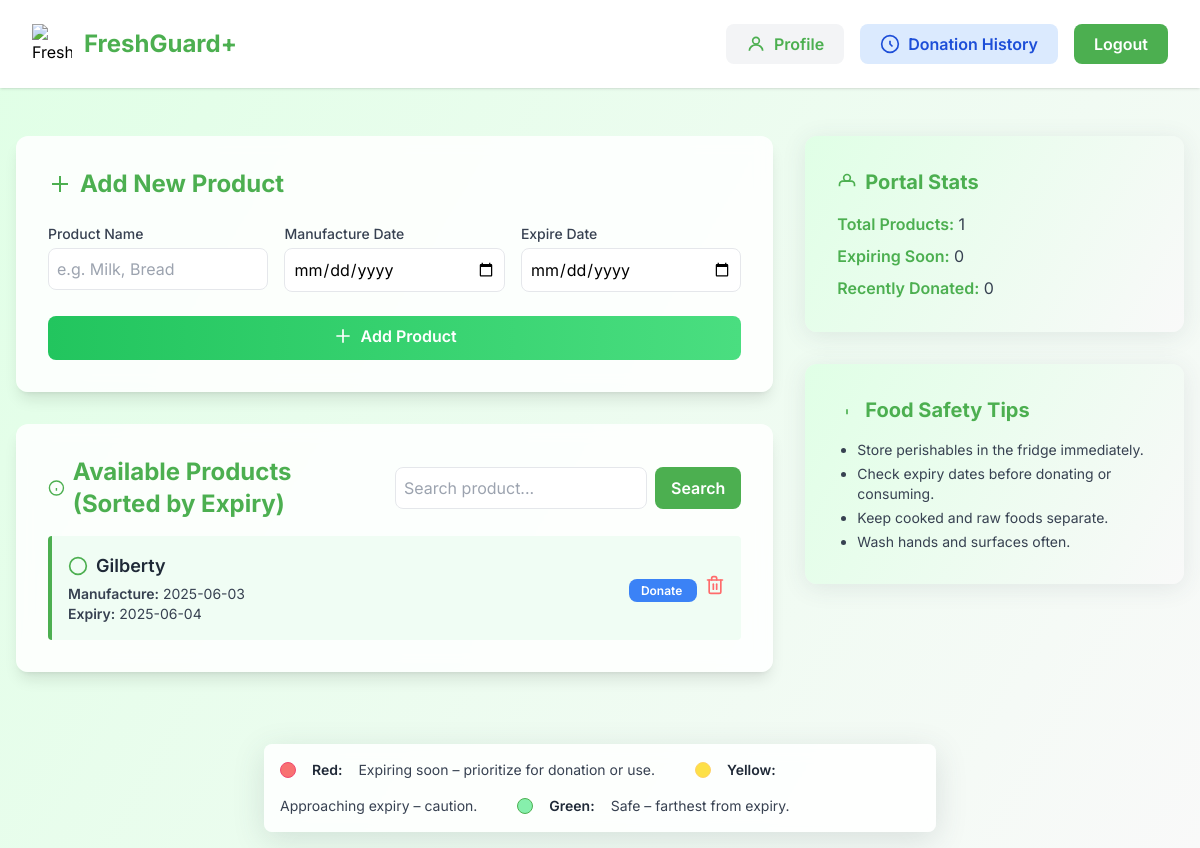
Screenshot of /donation-portal-dashboard/ (signed in) with the database file from the repository.
### core/models.py (models this page shows, shortened)
class Product(models.Model):
    user = models.ForeignKey(CustomUser, on_delete=models.CASCADE, related_name='products', null=True, blank=True)
    name = models.CharField(max_length=200)
    manufacture_date = models.DateField()
    expire_date = models.DateField()
    status = models.CharField(max_length=20, choices=[
        ('Available', 'Available'),
        ('Donated', 'Donated'),
        ('Thrown', 'Thrown'),
    ], default='Available')
    created_at = models.DateTimeField(default=timezone.now)
    updated_at = models.DateTimeField(auto_now=True)

### core/views.py (the view)
# urls.py: path('donation-portal-dashboard/', views.donation_portal_dashboard, name='core-donation_portal_dashboard'),
@login_required
def donation_portal_dashboard(request):
    search_query = request.GET.get('search', '')
    if search_query:
        products = Product.objects.filter(
            user=request.user,
            name__icontains=search_query,
            status='Available'
        ).order_by('expire_date')
    else:
        products = Product.objects.filter(
            user=request.user,
            status='Available'
        ).order_by('expire_date')
    total_products = products.count()
    third = total_products // 3
    red_end = third
    yellow_end = third * 2
    expiring_soon_count = red_end
    last_week = timezone.now() - timedelta(days=7)
    donation_count = Donation.objects.filter(
        user=request.user,
        created_at__gte=last_week
    ).count()
    context = {
        'products': products,
        'red_end': red_end,
        'yellow_end': yellow_end,
        'expiring_soon_count': expiring_soon_count,
        'donation_count': donation_count,
    }
    return render(request, 'core/donation_portal_dashboard.html', context)

### core/templates/core/donation_portal_dashboard.html (shortened to what this page needs)
<!DOCTYPE html>
<html lang="en" class="bg-gray-50">
  <head>
    <script src="https://cdn.tailwindcss.com"></script>
  </head>
  <body class="font-sans antialiased min-h-screen dashboard-bg">
    <div class="flex items-center justify-between px-8 py-6 bg-white shadow">
      <div class="flex items-center space-x-3">
        <a
          href="{% url 'core-dashboard' %}"
          class="flex items-center space-x-3"
        >
          <img
            src="https://img.icons8.com/color/48/000000/cutting-board.png"
            alt="FreshGuard+"
            class="w-10 h-10"
          />
          <span class="text-2xl font-bold text-primary">FreshGuard+</span>
        </a>
      </div>
      <div class="flex items-center space-x-4">
        <a
          href="{% url 'core-profile' %}"
          class="bg-gray-100 text-primary px-5 py-2 rounded-lg font-semibold hover:bg-gray-200 transition flex items-center"
          title="Profile"
        >
          <svg class="w-5 h-5 mr-2" fill="none" stroke="currentColor" stroke-width="2" viewBox="0 0 24 24">
            <circle cx="12" cy="8" r="4"/>
            <path d="M4 20c0-4 4-7 8-7s8 3 8 7"/>
          </svg>
          Profile
        </a>
        <a
          href="{% url 'donation-history' %}"
          class="bg-blue-100 text-blue-700 px-5 py-2 rounded-lg font-semibold hover:bg-blue-200 transition flex items-center"
          title="Donation History"
        >
          <svg class="w-5 h-5 mr-2" fill="none" stroke="currentColor" stroke-width="2" viewBox="0 0 24 24">
            <path d="M12 8v4l3 3"></path>
            <circle cx="12" cy="12" r="10"></circle>
          </svg>
          Donation History
        </a>
        <a
          href="{% url 'core-logout' %}"
          class="bg-primary text-white px-5 py-2 rounded-lg font-semibold hover:bg-green-600 transition"
        >
          Logout
        </a>
      </div>
    </div>
    <div class="max-w-7xl mx-auto py-12 px-4 flex flex-col md:flex-row gap-8 fade-in">
      <div class="md:w-2/3 space-y-8">
        <div class="glass rounded-xl shadow-lg p-8 mb-6">
          <h2 class="text-2xl font-bold text-primary mb-4 flex items-center gap-2">
            <svg class="w-6 h-6 text-primary" fill="none" stroke="currentColor" stroke-width="2" viewBox="0 0 24 24">
              <path d="M12 4v16m8-8H4"></path>
            </svg>
            Add New Product
          </h2>
          <form class="space-y-6" method="POST" action="{% url 'add-product' %}">
            <div class="grid grid-cols-1 md:grid-cols-3 gap-4">
              <div>
                <label class="block text-sm font-medium text-gray-700 mb-1">Product Name</label>
                <input
                  type="text"
                  name="name"
                  class="w-full p-2 border border-gray-200 rounded-lg focus:ring-primary focus:border-primary outline-none"
                  placeholder="e.g. Milk, Bread"
                  required
                />
              </div>
              <div>
                <label class="block text-sm font-medium text-gray-700 mb-1">Manufacture Date</label>
                <input
                  type="date"
                  name="manufacture_date"
                  class="w-full p-2 border border-gray-200 rounded-lg focus:ring-primary focus:border-primary outline-none"
                  required
                />
              </div>
              <div>
                <label class="block text-sm font-medium text-gray-700 mb-1">Expire Date</label>
                <input
                  type="date"
                  name="expire_date"
                  class="w-full p-2 border border-gray-200 rounded-lg focus:ring-primary focus:border-primary outline-none"
                  required
                />
              </div>
            </div>
            <button
              type="submit"
              class="w-full bg-gradient-to-r from-green-500 to-green-400 text-white rounded-lg py-2 font-semibold hover:from-green-600 hover:to-green-500 transition"
            >
              <span class="inline-flex items-center gap-2">
                <svg class="w-5 h-5" fill="none" stroke="currentColor" stroke-width="2" viewBox="0 0 24 24">
                  <path d="M12 4v16m8-8H4"></path>
                </svg>
                Add Product
              </span>
            </button>
          </form>
        </div>
        <div class="glass rounded-xl shadow-lg p-8">
          <div class="flex flex-col md:flex-row md:items-center md:justify-between mb-4 gap-4">
            <h2 class="text-2xl font-bold text-primary flex items-center gap-2">
              <svg class="w-6 h-6 text-primary" fill="none" stroke="currentColor" stroke-width="2" viewBox="0 0 24 24">
                <circle cx="12" cy="12" r="10" />
                <path d="M12 16v-4M12 8h.01" />
              </svg>
              Available Products (Sorted by Expiry)
            </h2>
            <form method="get" class="flex gap-2">
              <input
                type="text"
                name="search"
                class="p-2 border border-gray-200 rounded-lg focus:ring-primary focus:border-primary outline-none"
                placeholder="Search product..."
                value="{{ request.GET.search }}"
              />
              <button
                type="submit"
                class="bg-primary text-white px-4 py-2 rounded-lg font-semibold hover:bg-green-600 transition"
              >
                Search
              </button>
            </form>
          </div>
          {% if products %}
          <ul class="space-y-4">
            {% for product in products %}
            <li
              class="p-4 rounded flex justify-between items-center transition-all duration-200
                {% if forloop.counter0 < red_end %}bg-red-50 border-l-4 border-risky
                {% elif forloop.counter0 < yellow_end %}bg-yellow-50 border-l-4 border-caution
                {% else %}bg-green-50 border-l-4 border-safe{% endif %}"
            >
              <div>
                <div class="font-semibold text-gray-800 text-lg flex items-center gap-2">
                  <svg class="w-5 h-5 text-primary" fill="none" stroke="currentColor" stroke-width="2" viewBox="0 0 24 24">
                    <circle cx="12" cy="12" r="10" />
                  </svg>
                  {{ product.name }}
                </div>
                <div class="text-gray-700 text-sm mt-1">
                  <span class="font-semibold">Manufacture:</span> {{ product.manufacture_date|date:"Y-m-d" }}<br />
                  <span class="font-semibold">Expiry:</span> {{ product.expire_date|date:"Y-m-d" }}
                </div>
              </div>
              <div>
                <a
                  href="{% url 'donation-details' product.id %}"
                  class="bg-blue-500 text-white px-3 py-1 rounded-lg font-semibold hover:bg-blue-600 transition text-xs"
                >
                  Donate
                </a>
                <form method="post" action="{% url 'delete-product' product.id %}" class="inline-block ml-2" onsubmit="return confirm('Are you sure you want to delete this product?');">
                  <button type="submit" title="Delete" class="inline-flex items-center justify-center text-danger hover:text-red-700 transition">
                  </button>
                </form>
              </div>
            </li>
            {% endfor %}
          </ul>
          {% else %}
          <p class="text-gray-600">No products available.</p>
          {% endif %}
        </div>
      </div>
      <div class="md:w-1/3 space-y-8">
        <div class="stat-card rounded-xl p-8">
          <h2 class="text-xl font-bold text-primary mb-4 flex items-center gap-2">
            <svg class="w-5 h-5 text-primary" fill="none" stroke="currentColor" stroke-width="2" viewBox="0 0 24 24">
              <path d="M3 17v-2a4 4 0 014-4h10a4 4 0 014 4v2"></path>
              <circle cx="12" cy="7" r="4"></circle>
            </svg>
            Portal Stats
          </h2>
          <ul class="space-y-2 text-gray-700">
            <li>
              <span class="font-semibold text-primary">Total Products:</span>
              <span>{{ products|length }}</span>
            </li>
            <li>
              <span class="font-semibold text-primary">Expiring Soon:</span>
              <span>
                {% if products %} {{ red_end }} {% else %} 0 {% endif %}
              </span>
            </li>
            <li>
              <span class="font-semibold text-primary">Recently Donated:</span>
              <span>{{ donation_count }}</span>
            </li>
          </ul>
        </div>
        <div class="stat-card rounded-xl p-8">
          <h2 class="text-xl font-bold text-primary mb-4 flex items-center gap-2">
            <svg class="w-5 h-5 text-primary" fill="none" stroke="currentColor" stroke-width="2" viewBox="0 0 24 24">
              <path d="M13 16h-1v-4h-1m1-4h.01"></path>
            </svg>
            Food Safety Tips
          </h2>
          <ul class="list-disc pl-5 text-gray-700 text-sm space-y-1">
            <li>Store perishables in the fridge immediately.</li>
            <li>Check expiry dates before donating or consuming.</li>
            <li>Keep cooked and raw foods separate.</li>
            <li>Wash hands and surfaces often.</li>
          </ul>
        </div>
      </div>
    </div>
    <div class="max-w-2xl mx-auto mt-6 mb-4">
      <div class="glass rounded-lg p-4 flex flex-wrap items-center gap-4">
        <span class="inline-block w-4 h-4 rounded-full bg-red-400 border border-risky"></span>
        <span class="text-gray-800 text-sm font-semibold">Red:</span>
        <span class="text-gray-700 text-sm">Expiring soon – prioritize for donation or use.</span>
        <span class="inline-block w-4 h-4 rounded-full bg-yellow-300 border border-caution ml-6"></span>
        <span class="text-gray-800 text-sm font-semibold">Yellow:</span>
        <span class="text-gray-700 text-sm">Approaching expiry – caution.</span>
        <span class="inline-block w-4 h-4 rounded-full bg-green-300 border border-safe ml-6"></span>
        <span class="text-gray-800 text-sm font-semibold">Green:</span>
        <span class="text-gray-700 text-sm">Safe – farthest from expiry.</span>
      </div>
    </div>
  </body>
</html>

### core/templates/core/donation_portal_dashboard.html (style rules this page uses)
.dashboard-bg { background: linear-gradient(120deg, #e0ffe6 0%, #f9f9f9 100%); }
.glass { background: rgba(255, 255, 255, 0.85); backdrop-filter: blur(8px); box-shadow: 0 8px 32px 0 rgba(60, 72, 88, 0.15); }
.stat-card { background: linear-gradient(120deg, #e0ffe6 0%, #f9f9f9 100%); box-shadow: 0 4px 24px 0 rgba(60, 72, 88, 0.10); }
.fade-in { animation: fadeIn 0.7s; }

### rows the page displays
Product: name "Gilberty", manufacture_date "2025-06-03", expire_date "2025-06-04"

### other values shown
{{ products|length }} "1"
{{ red_end }} "0"
{{ donation_count }} "0"
